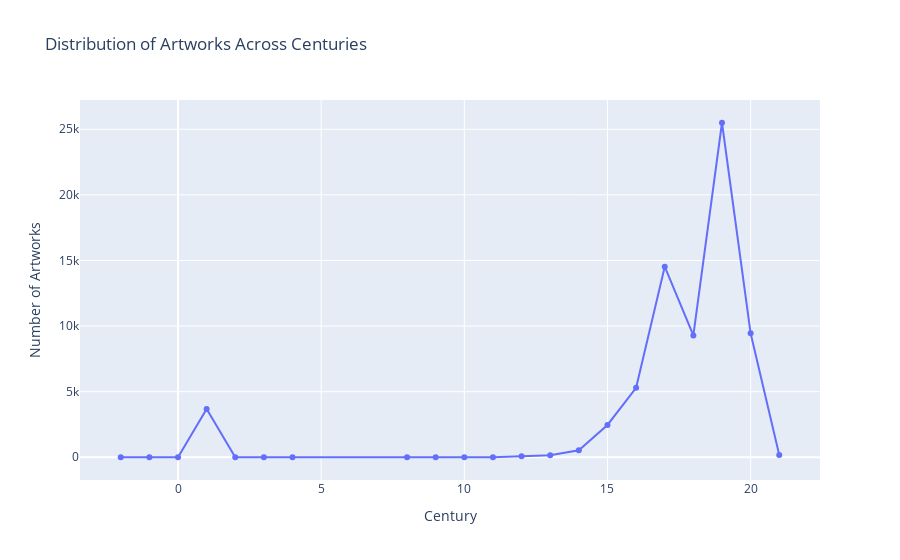

The notebook cell this image was saved under:
### Code cell
# 4. Timeline Analysis
df['creation_date'].fillna(0, inplace=True)  # Fill NaN values with 0 or any other placeholder
df['century'] = (df['creation_date'] // 100 + 1).astype(int)
century_counts = df['century'].value_counts().sort_index()
fig4 = px.line(x=century_counts.index, 
               y=century_counts.values,
               title='Distribution of Artworks Across Centuries',
               labels={'x': 'Century', 'y': 'Number of Artworks'},
               markers=True)
fig4.show()

### Figure 1 — Plotly figure (JSON) as saved in the notebook; plotly's stock layout.template omitted (floating-point values rounded to 4 significant figures)
{"data": [{"hovertemplate": "Century=%{x}<br>Number of Artworks=%{y}<extra></extra>", "legendgroup": "", "line": {"color": "#636efa", "dash": "solid"}, "marker": {"symbol": "circle"}, "mode": "lines+markers", "name": "", "orientation": "v", "showlegend": false, "type": "scatter", "x": [-2, -1, 0, 1, 2, 3, 4, 8, 9, 10, 11, 12, 13, 14, 15, 16, 17, 18, 19, 20, 21], "xaxis": "x", "y": [2, 6, 4, 3686, 2, 3, 1, 4, 3, 3, 7, 76, 153, 529, 2461, 5297, 14529, 9290, 25497, 9447, 170], "yaxis": "y"}], "layout": {"legend": {"tracegroupgap": 0}, "title": {"text": "Distribution of Artworks Across Centuries"}, "xaxis": {"anchor": "y", "domain": [0, 1], "title": {"text": "Century"}}, "yaxis": {"anchor": "x", "domain": [0, 1], "title": {"text": "Number of Artworks"}}}}
